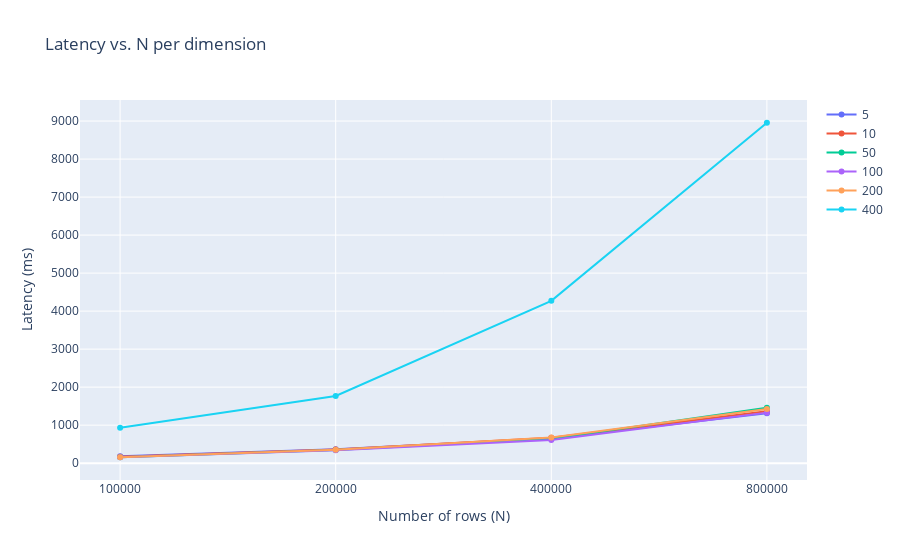

Here is the notebook cell this chart was saved with:
### Code cell
# x-axis: N
# y-axis: latency
# per: D
# fixed: k = 4

latency_dict = {}

K = 4
for D in D_values:
    x_values = []
    y_values = []
    for N in N_values:
        key = get_key(N, D, K)
        if key in latency_values:
            x_values.append(N)
            y_values.append(latency_values[key])
    if len(x_values) > 0:
        latency_dict[D] = (x_values, y_values)

generate_plot('Latency vs. N per dimension', 'Number of rows (N)', latency_dict)

### Figure 1 — Plotly figure (JSON) as saved in the notebook; plotly's stock layout.template omitted (floating-point values rounded to 4 significant figures)
{"data": [{"mode": "lines+markers", "name": "5", "type": "scatter", "x": ["100000", "200000", "400000", "800000"], "y": [178.8, 366.6, 652.0, 1313.0]}, {"mode": "lines+markers", "name": "10", "type": "scatter", "x": ["100000", "200000", "400000", "800000"], "y": [171.7, 358.5, 669.4, 1368.0]}, {"mode": "lines+markers", "name": "50", "type": "scatter", "x": ["100000", "200000", "400000", "800000"], "y": [157.6, 346.8, 643.0, 1461.0]}, {"mode": "lines+markers", "name": "100", "type": "scatter", "x": ["100000", "200000", "400000", "800000"], "y": [155.4, 342.6, 612.3, 1329.0]}, {"mode": "lines+markers", "name": "200", "type": "scatter", "x": ["100000", "200000", "400000", "800000"], "y": [156.0, 349.7, 675.6, 1425.0]}, {"mode": "lines+markers", "name": "400", "type": "scatter", "x": ["100000", "200000", "400000", "800000"], "y": [931.3, 1766.0, 4271.0, 8956.0]}], "layout": {"autosize": true, "title": {"text": "Latency vs. N per dimension"}, "xaxis": {"autorange": true, "range": [-0.1792, 3.179], "title": {"text": "Number of rows (N)"}, "type": "category"}, "yaxis": {"autorange": true, "range": [-570.9, 9682.0], "title": {"text": "Latency (ms)"}, "type": "linear"}}}
